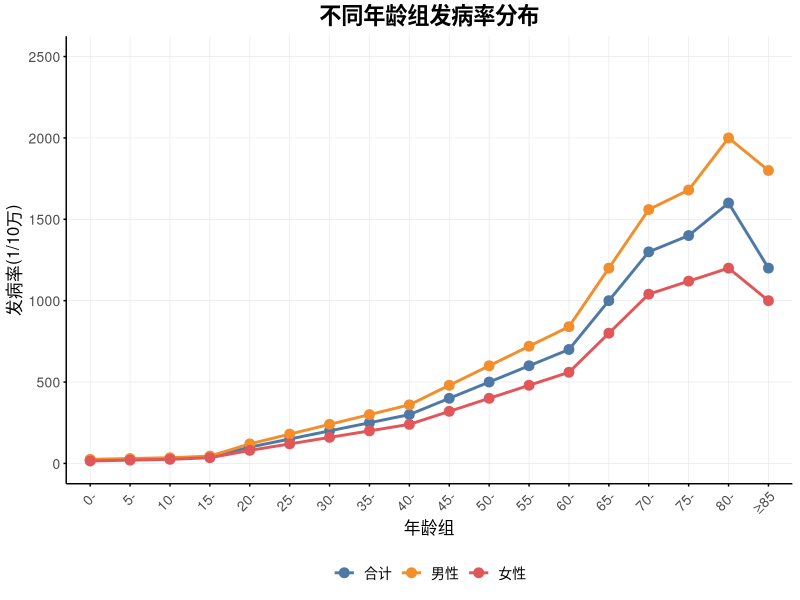
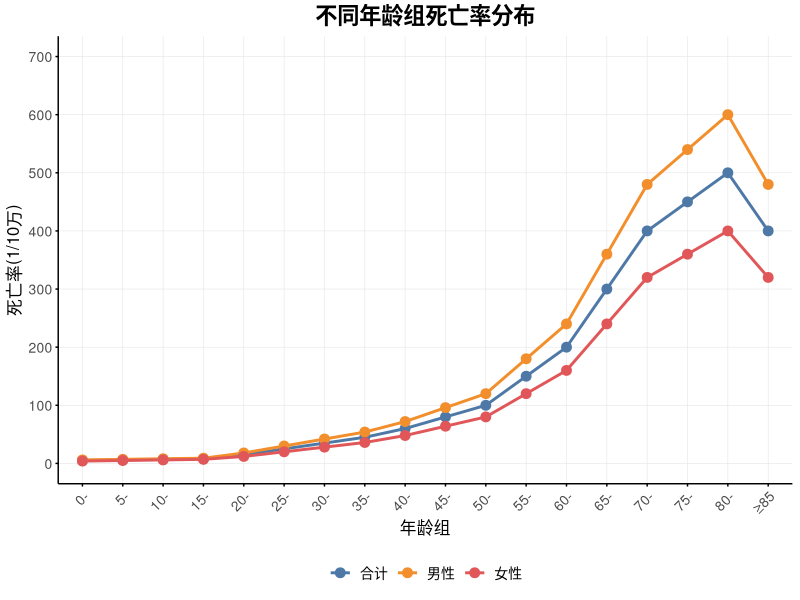
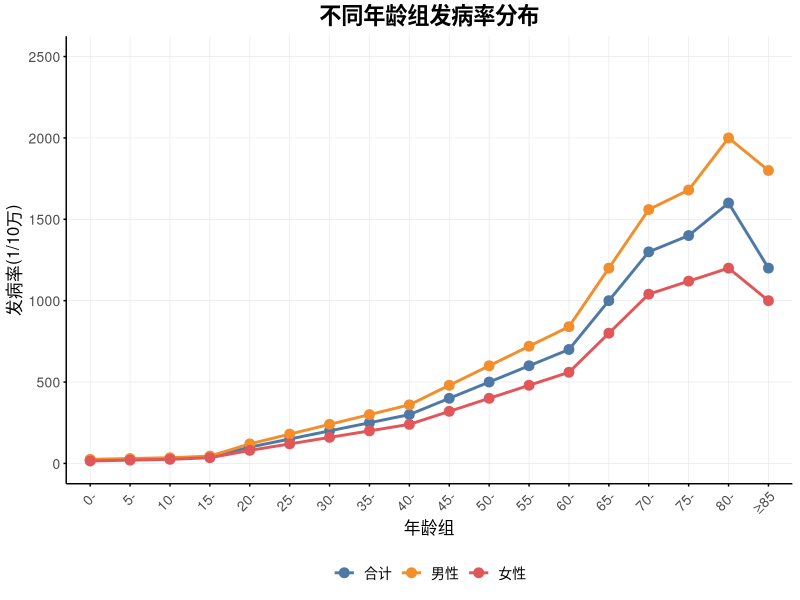
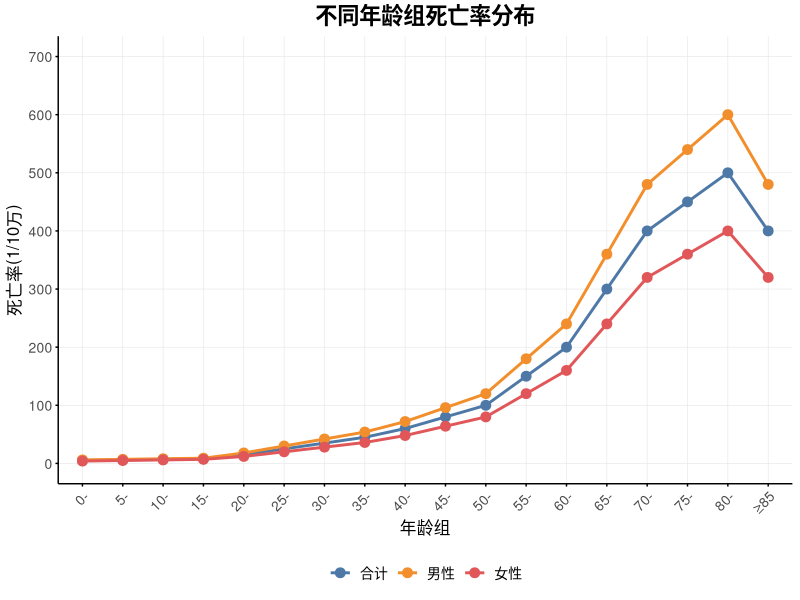

These charts were generated, in order, by the following R code:
# 加载必要的包
library(ggplot2)
library(reshape2)

# 读取发病率数据
incidence_data <- read.csv("age_incidence.csv", fileEncoding = "UTF-8")

# 设置年龄组的因子水平顺序
age_levels <- c("0-", "5-", "10-", "15-", "20-", "25-", "30-", "35-", "40-", "45-", "50-", "55-", "60-", "65-", "70-", "75-", "80-", "≥85")
incidence_data$年龄组 <- factor(incidence_data$年龄组, levels = age_levels)

# 将数据从宽格式转换为长格式
incidence_long <- melt(incidence_data, id.vars = "年龄组", 
                      variable.name = "指标", 
                      value.name = "发病率")

# 创建发病率图表
p1 <- ggplot(incidence_long, aes(x = 年龄组, y = 发病率, color = 指标, group = 指标)) +
  geom_line(size = 1) +
  geom_point(size = 3) +
  scale_color_manual(values = c("合计" = "#4E79A7", 
                              "男性" = "#F28E2B", 
                              "女性" = "#E15759")) +
  scale_y_continuous(limits = c(0, 2500), breaks = seq(0, 2500, by = 500)) +
  labs(title = "不同年龄组发病率分布",
       x = "年龄组",
       y = "发病率(1/10万)") +
  theme_minimal() +
  theme(legend.position = "bottom",
        legend.box = "vertical",
        plot.title = element_text(hjust = 0.5, size = 16, face = "bold"),
        axis.title = element_text(size = 12),
        axis.text.x = element_text(angle = 45, hjust = 1, size = 10),
        axis.text.y = element_text(size = 10),
        legend.title = element_blank(),
        legend.text = element_text(size = 10),
        panel.grid.major = element_line(color = "gray90", size = 0.2),
        panel.grid.minor = element_blank(),
        panel.background = element_rect(fill = "white", color = NA),
        plot.background = element_rect(fill = "white", color = NA),
        axis.line = element_line(color = "black", size = 0.5),
        axis.ticks = element_line(color = "black", size = 0.5),
        axis.ticks.length = unit(2, "pt"))

# 读取死亡率数据
mortality_data <- read.csv("age_mortality.csv", fileEncoding = "UTF-8")

# 设置死亡率数据的年龄组因子水平顺序
mortality_data$年龄组 <- factor(mortality_data$年龄组, levels = age_levels)

# 将数据从宽格式转换为长格式
mortality_long <- melt(mortality_data, id.vars = "年龄组", 
                      variable.name = "指标", 
                      value.name = "死亡率")

# 创建死亡率图表
p2 <- ggplot(mortality_long, aes(x = 年龄组, y = 死亡率, color = 指标, group = 指标)) +
  geom_line(size = 1) +
  geom_point(size = 3) +
  scale_color_manual(values = c("合计" = "#4E79A7", 
                              "男性" = "#F28E2B", 
                              "女性" = "#E15759")) +
  scale_y_continuous(limits = c(0, 700), breaks = seq(0, 700, by = 100)) +
  labs(title = "不同年龄组死亡率分布",
       x = "年龄组",
       y = "死亡率(1/10万)") +
  theme_minimal() +
  theme(legend.position = "bottom",
        legend.box = "vertical",
        plot.title = element_text(hjust = 0.5, size = 16, face = "bold"),
        axis.title = element_text(size = 12),
        axis.text.x = element_text(angle = 45, hjust = 1, size = 10),
        axis.text.y = element_text(size = 10),
        legend.title = element_blank(),
        legend.text = element_text(size = 10),
        panel.grid.major = element_line(color = "gray90", size = 0.2),
        panel.grid.minor = element_blank(),
        panel.background = element_rect(fill = "white", color = NA),
        plot.background = element_rect(fill = "white", color = NA),
        axis.line = element_line(color = "black", size = 0.5),
        axis.ticks = element_line(color = "black", size = 0.5),
        axis.ticks.length = unit(2, "pt"))

# 保存图表
ggsave("age_incidence_plot.png", plot = p1, width = 12, height = 8, dpi = 300)
ggsave("age_mortality_plot.png", plot = p2, width = 12, height = 8, dpi = 300)

# 显示图表
print(p1)
print(p2)